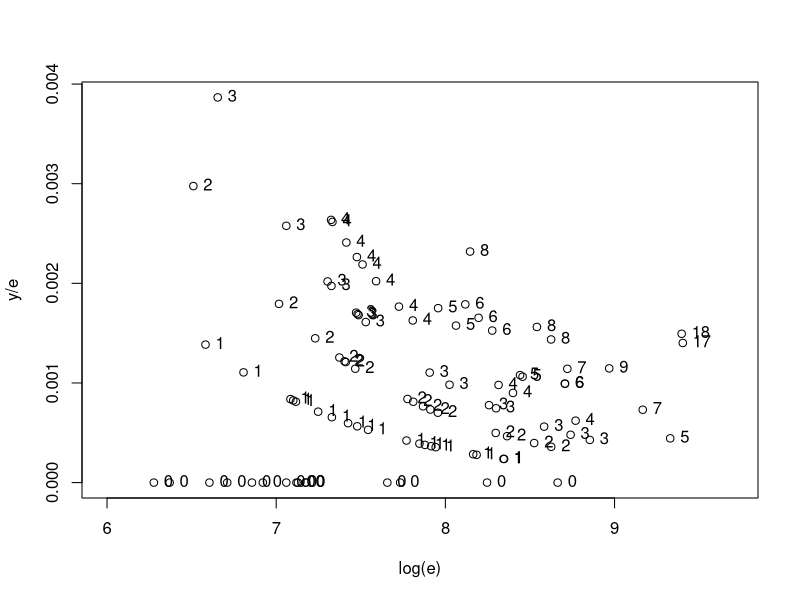
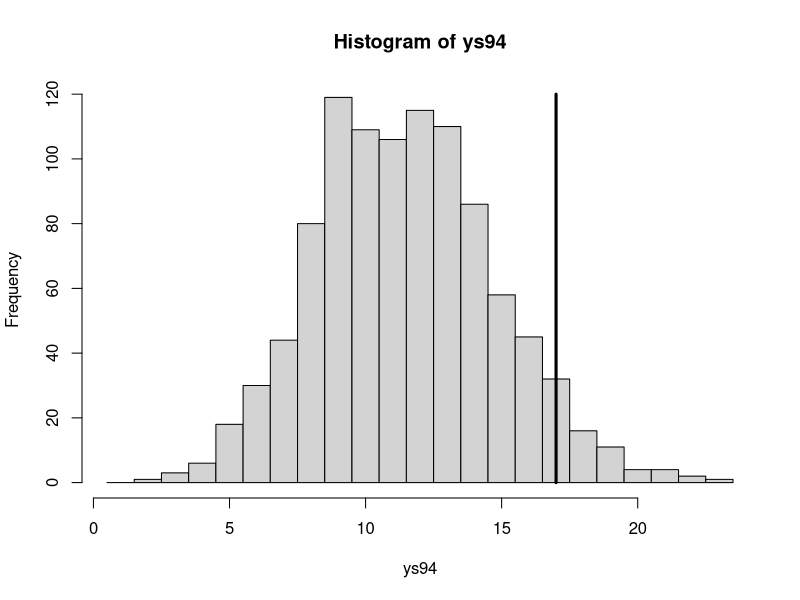
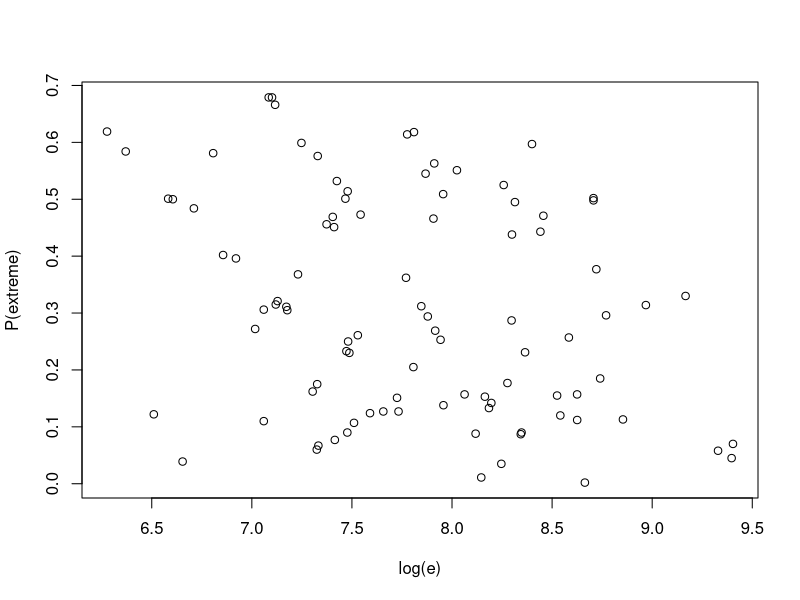
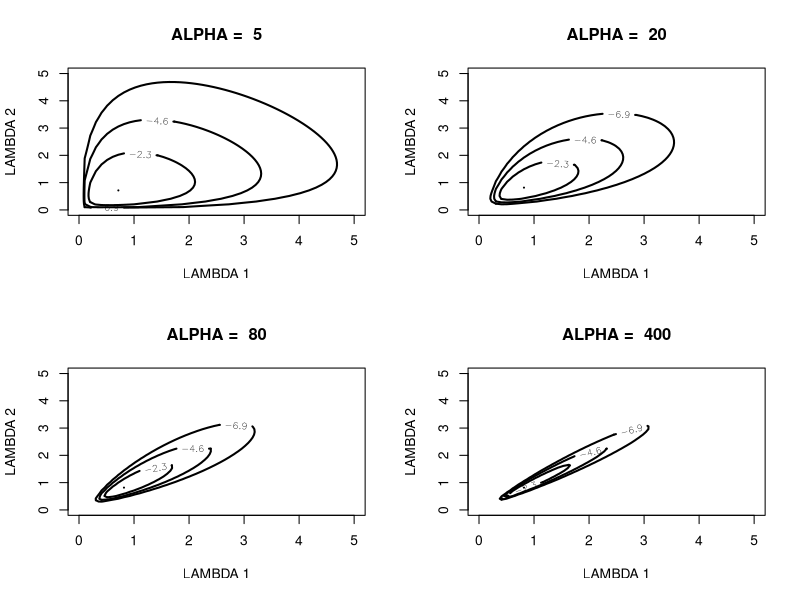
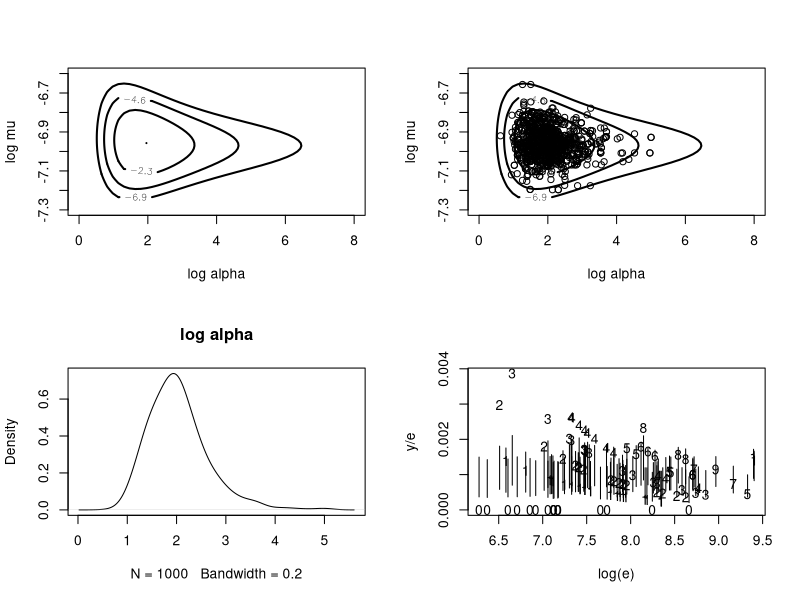
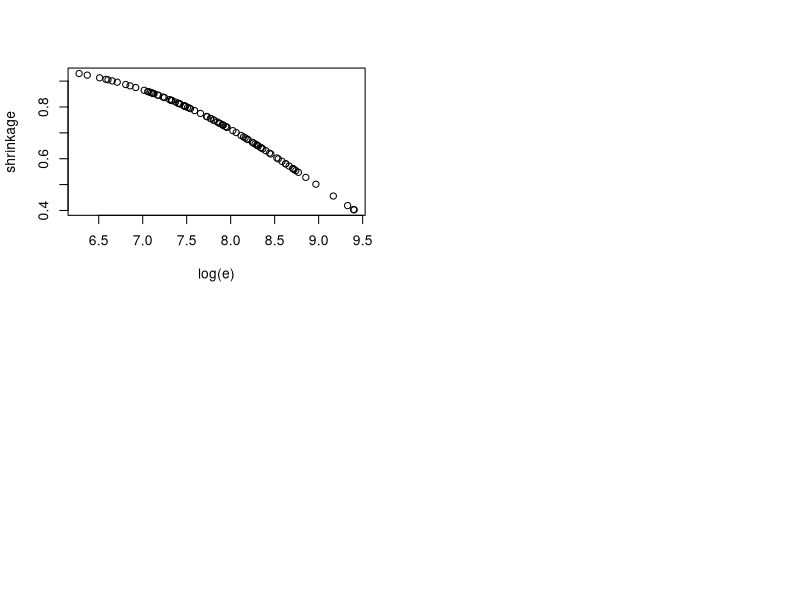

The R script that drew these images, in order:
## ---- chunk 1
library(LearnBayes) # package for the book
library(kableExtra) # for display table in HTML format
## ---- chunk 2
data(hearttransplants)
attach(hearttransplants)
## ---- chunk 3
plot(log(e), y/e, xlim = c(6,9.7),xlab = "log(e)",ylab = "y/e")
text(log(e), y/e, labels = as.character(y),pos = 4)
## ---- chunk 4
sum(y);sum(e)
## ---- chunk 5
lambda = rgamma(1000, shape = 277, rate = 294681)
## ---- chunk 6
ys94 = rpois(1000, e[94]*lambda)
## ---- chunk 7
hist(ys94,breaks = seq(.5,max(ys94)+.5))
lines(c(y[94],y[94]),c(0,120),lwd=3)
## ---- chunk 8
lambda = rgamma(1000, shape = 277, rate = 294681)
prob.out = function(i){
  ysi = rpois(1000, e[i]*lambda)
  pleft = sum(ysi<=y[i])/1000
  pright = sum(ysi>=y[i])/1000
  return(min(pleft,pright))
}
pout = sapply(1:94,prob.out)
## ---- chunk 9
plot(log(e), pout, ylab = "P(extreme)")
## ---- chunk 10
pgexchprior = function(lambda,pars){
  # lambda: true rates
  # pars: set of params
  alpha = pars[1]; a = pars[2]; b = pars[3]
  val = (alpha-1)*log(prod(lambda)) - (2*alpha+a)*log(alpha*sum(lambda)+b)
  return(val)
}
## ---- chunk 11
alpha = c(5,20,80,400); par(mfrow=c(2,2))
for (j in 1:4) {
  mycontour(pgexchprior,c(.001,5,.001,5),c(alpha[j],10,10),
            main=paste("ALPHA = ",alpha[j]), xlab = "LAMBDA 1", ylab = "LAMBDA 2")
}
## ---- chunk 12
poissgamexch = function(theta, datapar){
  # retrieve data
  y = datapar$data[,2];e = datapar$data[,1];z0 = datapar$z0
  # # hyperparams
  alpha = exp(theta[1]); mu = exp(theta[2]); beta = alpha/mu
  logf = function(y,e,alpha,beta){
    lgamma(alpha+y) - lgamma(alpha)+
      alpha*log(beta) - (alpha+y)*log(beta+e)
  }
  val = sum(logf(y,e,alpha,beta))
  val = val + log(alpha) - 2*log(alpha+z0) + log(z0)
  return(val)
}
## ---- chunk 13
datapar = list(data = hearttransplants, z0 = 0.53)
start = c(2,-7)
fit = laplace(poissgamexch, start, datapar)
fit
## ---- chunk 14
mycontour(poissgamexch, c(0, 8, -7.3, -6.6), datapar,
          xlab = "log alpha", ylab = "log mu")
## ---- chunk 15
start = c(4, -7)
fitgibbs = gibbs(poissgamexch, start, 1000, c(1,.15),datapar)
fitgibbs$accept
## ---- chunk 16
mycontour(poissgamexch, c(0, 8, -7.3, -6.6), datapar,
          xlab = "log alpha", ylab = "log mu")
points(fitgibbs$par[,1],fitgibbs$par[,2])
## ---- chunk 17
plot(density(fitgibbs$par[,1], bw = .2), main = "log alpha")
## ---- chunk 18
alpha = exp(fitgibbs$par[,1]); mu = exp(fitgibbs$par[,2])
lam1 = rgamma(1000, y[1]+alpha, e[1]+ alpha/mu)
## ---- chunk 19
plot(log(e), y/e, pch = as.character(y))
for (i in 1:94){
  lami = rgamma(1000, y[i]+alpha, e[i]+ alpha/mu)
  probint = quantile(lami, c(.05,.95))
  lines(log(e[i])* c(1,1), probint)
}
## ---- chunk 20
shrink = function(i) mean(alpha/(alpha + e[i] * mu))
shrinkage = sapply(1:94, shrink)
plot(log(e), shrinkage)
## ---- chunk 21
mrate = function(i) mean(rgamma(1000, y[i] + alpha, e[i] + alpha/mu))
hospital = 1:94
meanrate = sapply(hospital, mrate)
hospital[meanrate == min(meanrate)]
